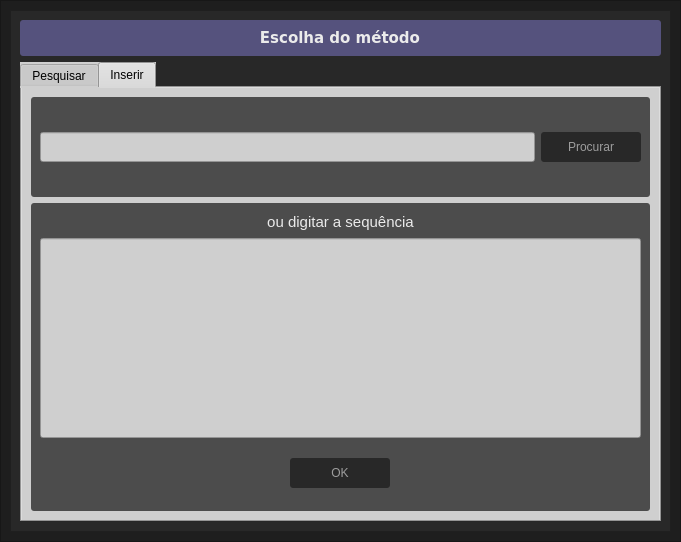
<?xml version="1.0" encoding="UTF-8"?>
<ui version="4.0">
 <class>MethodWindow</class>
 <widget class="QMainWindow" name="MethodWindow">
  <property name="geometry">
   <rect>
    <x>0</x>
    <y>0</y>
    <width>681</width>
    <height>542</height>
   </rect>
  </property>
  <property name="windowTitle">
   <string>MainWindow</string>
  </property>
  <widget class="QWidget" name="centralwidget">
   <layout class="QVBoxLayout" name="verticalLayout">
    <property name="spacing">
     <number>0</number>
    </property>
    <property name="leftMargin">
     <number>0</number>
    </property>
    <property name="topMargin">
     <number>0</number>
    </property>
    <property name="rightMargin">
     <number>0</number>
    </property>
    <property name="bottomMargin">
     <number>0</number>
    </property>
    <item>
     <widget class="QFrame" name="frame">
      <property name="styleSheet">
       <string notr="true">QFrame{
background-color: rgb(30, 30, 30);
}</string>
      </property>
      <property name="frameShape">
       <enum>QFrame::StyledPanel</enum>
      </property>
      <property name="frameShadow">
       <enum>QFrame::Raised</enum>
      </property>
      <layout class="QHBoxLayout" name="horizontalLayout">
       <item>
        <widget class="QFrame" name="frame_2">
         <property name="maximumSize">
          <size>
           <width>800</width>
           <height>800</height>
          </size>
         </property>
         <property name="styleSheet">
          <string notr="true">QFrame{
background-color: rgb(40,40,40);
}</string>
         </property>
         <property name="frameShape">
          <enum>QFrame::StyledPanel</enum>
         </property>
         <property name="frameShadow">
          <enum>QFrame::Raised</enum>
         </property>
         <layout class="QVBoxLayout" name="verticalLayout_3">
          <item>
           <widget class="QFrame" name="frame_6">
            <property name="minimumSize">
             <size>
              <width>0</width>
              <height>10</height>
             </size>
            </property>
            <property name="maximumSize">
             <size>
              <width>16777215</width>
              <height>50</height>
             </size>
            </property>
            <property name="styleSheet">
             <string notr="true">QFrame{
background-color: rgb(85, 82, 125);
border-radius: 3px;
}</string>
            </property>
            <property name="frameShape">
             <enum>QFrame::StyledPanel</enum>
            </property>
            <property name="frameShadow">
             <enum>QFrame::Raised</enum>
            </property>
            <layout class="QHBoxLayout" name="horizontalLayout_2">
             <item>
              <widget class="QLabel" name="methodLabel">
               <property name="minimumSize">
                <size>
                 <width>0</width>
                 <height>10</height>
                </size>
               </property>
               <property name="maximumSize">
                <size>
                 <width>200</width>
                 <height>50</height>
                </size>
               </property>
               <property name="font">
                <font>
                 <family>Verdana</family>
                 <pointsize>11</pointsize>
                 <weight>75</weight>
                 <bold>true</bold>
                </font>
               </property>
               <property name="styleSheet">
                <string notr="true">color:rgb(235, 235, 235)
</string>
               </property>
               <property name="text">
                <string>Escolha do método</string>
               </property>
               <property name="alignment">
                <set>Qt::AlignCenter</set>
               </property>
              </widget>
             </item>
            </layout>
           </widget>
          </item>
          <item>
           <widget class="QTabWidget" name="tabWidget">
            <property name="maximumSize">
             <size>
              <width>16777215</width>
              <height>500</height>
             </size>
            </property>
            <property name="styleSheet">
             <string notr="true">background-color: rgb(207, 207, 207);</string>
            </property>
            <property name="currentIndex">
             <number>1</number>
            </property>
            <widget class="QWidget" name="searchTab">
             <attribute name="title">
              <string>Pesquisar</string>
             </attribute>
             <layout class="QVBoxLayout" name="verticalLayout_2">
              <item>
               <widget class="QFrame" name="frame_4">
                <property name="styleSheet">
                 <string notr="true">QFrame{
	background-color: rgb(76, 76, 76);
	border-radius: 3px;
}</string>
                </property>
                <property name="frameShape">
                 <enum>QFrame::StyledPanel</enum>
                </property>
                <property name="frameShadow">
                 <enum>QFrame::Raised</enum>
                </property>
                <layout class="QVBoxLayout" name="verticalLayout_4">
                 <property name="spacing">
                  <number>0</number>
                 </property>
                 <property name="leftMargin">
                  <number>40</number>
                 </property>
                 <property name="topMargin">
                  <number>0</number>
                 </property>
                 <property name="rightMargin">
                  <number>40</number>
                 </property>
                 <property name="bottomMargin">
                  <number>0</number>
                 </property>
                 <item>
                  <widget class="QFrame" name="frame_3">
                   <property name="maximumSize">
                    <size>
                     <width>16777215</width>
                     <height>50</height>
                    </size>
                   </property>
                   <property name="frameShape">
                    <enum>QFrame::StyledPanel</enum>
                   </property>
                   <property name="frameShadow">
                    <enum>QFrame::Raised</enum>
                   </property>
                   <layout class="QHBoxLayout" name="horizontalLayout_3">
                    <property name="spacing">
                     <number>0</number>
                    </property>
                    <property name="leftMargin">
                     <number>0</number>
                    </property>
                    <property name="topMargin">
                     <number>0</number>
                    </property>
                    <property name="rightMargin">
                     <number>0</number>
                    </property>
                    <property name="bottomMargin">
                     <number>0</number>
                    </property>
                    <item>
                     <widget class="QLabel" name="searchLabel">
                      <property name="maximumSize">
                       <size>
                        <width>350</width>
                        <height>20</height>
                       </size>
                      </property>
                      <property name="font">
                       <font>
                        <pointsize>11</pointsize>
                        <weight>75</weight>
                        <bold>true</bold>
                       </font>
                      </property>
                      <property name="styleSheet">
                       <string notr="true">color:rgb(235, 235, 235);
background-color: rgb(85, 82, 125);
border-radius: 10px;</string>
                      </property>
                      <property name="text">
                       <string>Insira o nome, ID ou sequência nucleotídica</string>
                      </property>
                      <property name="alignment">
                       <set>Qt::AlignCenter</set>
                      </property>
                     </widget>
                    </item>
                   </layout>
                  </widget>
                 </item>
                 <item>
                  <widget class="QLineEdit" name="searchEdit">
                   <property name="minimumSize">
                    <size>
                     <width>0</width>
                     <height>200</height>
                    </size>
                   </property>
                   <property name="maximumSize">
                    <size>
                     <width>16777215</width>
                     <height>16777215</height>
                    </size>
                   </property>
                   <property name="font">
                    <font>
                     <pointsize>20</pointsize>
                    </font>
                   </property>
                   <property name="styleSheet">
                    <string notr="true">QLineEdit{
border-radius: 3px;
}</string>
                   </property>
                   <property name="text">
                    <string/>
                   </property>
                  </widget>
                 </item>
                 <item>
                  <widget class="QFrame" name="frame_5">
                   <property name="maximumSize">
                    <size>
                     <width>16777215</width>
                     <height>80</height>
                    </size>
                   </property>
                   <property name="frameShape">
                    <enum>QFrame::StyledPanel</enum>
                   </property>
                   <property name="frameShadow">
                    <enum>QFrame::Raised</enum>
                   </property>
                   <layout class="QHBoxLayout" name="horizontalLayout_4">
                    <property name="spacing">
                     <number>0</number>
                    </property>
                    <property name="leftMargin">
                     <number>0</number>
                    </property>
                    <property name="topMargin">
                     <number>0</number>
                    </property>
                    <property name="rightMargin">
                     <number>0</number>
                    </property>
                    <property name="bottomMargin">
                     <number>0</number>
                    </property>
                    <item>
                     <widget class="QPushButton" name="searchButton">
                      <property name="minimumSize">
                       <size>
                        <width>0</width>
                        <height>30</height>
                       </size>
                      </property>
                      <property name="maximumSize">
                       <size>
                        <width>100</width>
                        <height>16777215</height>
                       </size>
                      </property>
                      <property name="font">
                       <font>
                        <pointsize>12</pointsize>
                        <weight>75</weight>
                        <bold>true</bold>
                       </font>
                      </property>
                      <property name="styleSheet">
                       <string notr="true">QPushButton{
	border-radius: 3px;
	background-color: rgb(40,40,40);
	color: rgb(157, 157, 157);
}

QPushButton:hover{
	border: 3px solid rgb(90,90,90);
	border-radius: 3px;
	background-color: rgb(80,80,80);
	color: rgb(33, 33, 33);
}

QPushButton:focus{
	background-color: rgb(255, 245, 140);
	border-radius: 3px;
	color: rgb(33, 33, 33);
}
</string>
                      </property>
                      <property name="text">
                       <string>Pesquisar</string>
                      </property>
                     </widget>
                    </item>
                   </layout>
                  </widget>
                 </item>
                </layout>
               </widget>
              </item>
             </layout>
            </widget>
            <widget class="QWidget" name="fileTab">
             <attribute name="title">
              <string>Inserir</string>
             </attribute>
             <layout class="QVBoxLayout" name="verticalLayout_5">
              <item>
               <widget class="QFrame" name="frame_7">
                <property name="maximumSize">
                 <size>
                  <width>16777215</width>
                  <height>100</height>
                 </size>
                </property>
                <property name="styleSheet">
                 <string notr="true">QFrame{
	background-color: rgb(76, 76, 76);
	border-radius: 3px;
}</string>
                </property>
                <property name="frameShape">
                 <enum>QFrame::StyledPanel</enum>
                </property>
                <property name="frameShadow">
                 <enum>QFrame::Raised</enum>
                </property>
                <layout class="QHBoxLayout" name="horizontalLayout_5">
                 <item>
                  <widget class="QLineEdit" name="fileEdit">
                   <property name="minimumSize">
                    <size>
                     <width>0</width>
                     <height>30</height>
                    </size>
                   </property>
                   <property name="font">
                    <font>
                     <pointsize>11</pointsize>
                    </font>
                   </property>
                  </widget>
                 </item>
                 <item>
                  <widget class="QPushButton" name="fileButton">
                   <property name="minimumSize">
                    <size>
                     <width>100</width>
                     <height>30</height>
                    </size>
                   </property>
                   <property name="styleSheet">
                    <string notr="true">QPushButton{
	border-radius: 3px;
	background-color: rgb(40,40,40);
	color: rgb(157, 157, 157);
}

QPushButton:hover{
	border: 3px solid rgb(90,90,90);
	border-radius: 3px;
	background-color: rgb(80,80,80);
	color: rgb(33, 33, 33);
}

QPushButton:focus{
	background-color: rgb(255, 245, 140);
	border-radius: 3px;
	color: rgb(33, 33, 33);
}
</string>
                   </property>
                   <property name="text">
                    <string>Procurar</string>
                   </property>
                  </widget>
                 </item>
                </layout>
               </widget>
              </item>
              <item>
               <widget class="QFrame" name="frame_8">
                <property name="styleSheet">
                 <string notr="true">QFrame{
	background-color: rgb(76, 76, 76);
	border-radius: 3px;
}</string>
                </property>
                <property name="frameShape">
                 <enum>QFrame::StyledPanel</enum>
                </property>
                <property name="frameShadow">
                 <enum>QFrame::Raised</enum>
                </property>
                <layout class="QVBoxLayout" name="verticalLayout_6">
                 <item>
                  <widget class="QLabel" name="seqLabel">
                   <property name="maximumSize">
                    <size>
                     <width>16777215</width>
                     <height>20</height>
                    </size>
                   </property>
                   <property name="font">
                    <font>
                     <pointsize>11</pointsize>
                    </font>
                   </property>
                   <property name="styleSheet">
                    <string notr="true">color:rgb(235, 235, 235);

</string>
                   </property>
                   <property name="text">
                    <string>ou digitar a sequência</string>
                   </property>
                   <property name="alignment">
                    <set>Qt::AlignCenter</set>
                   </property>
                  </widget>
                 </item>
                 <item>
                  <widget class="QLineEdit" name="seqEdit">
                   <property name="minimumSize">
                    <size>
                     <width>100</width>
                     <height>200</height>
                    </size>
                   </property>
                   <property name="font">
                    <font>
                     <pointsize>11</pointsize>
                    </font>
                   </property>
                  </widget>
                 </item>
                 <item>
                  <widget class="QFrame" name="frame_9">
                   <property name="styleSheet">
                    <string notr="true">QFrame{
	background-color: rgb(76, 76, 76);
	border-radius: 3px;
}</string>
                   </property>
                   <property name="frameShape">
                    <enum>QFrame::StyledPanel</enum>
                   </property>
                   <property name="frameShadow">
                    <enum>QFrame::Raised</enum>
                   </property>
                   <layout class="QHBoxLayout" name="horizontalLayout_6">
                    <item>
                     <widget class="QPushButton" name="insertButton">
                      <property name="minimumSize">
                       <size>
                        <width>0</width>
                        <height>30</height>
                       </size>
                      </property>
                      <property name="maximumSize">
                       <size>
                        <width>100</width>
                        <height>16777215</height>
                       </size>
                      </property>
                      <property name="styleSheet">
                       <string notr="true">QPushButton{
	border-radius: 3px;
	background-color: rgb(40,40,40);
	color: rgb(157, 157, 157);
}

QPushButton:hover{
	border: 3px solid rgb(90,90,90);
	border-radius: 3px;
	background-color: rgb(80,80,80);
	color: rgb(33, 33, 33);
}

QPushButton:focus{
	background-color: rgb(255, 245, 140);
	border-radius: 3px;
	color: rgb(33, 33, 33);
}
</string>
                      </property>
                      <property name="text">
                       <string>OK</string>
                      </property>
                     </widget>
                    </item>
                   </layout>
                  </widget>
                 </item>
                </layout>
               </widget>
              </item>
             </layout>
            </widget>
           </widget>
          </item>
         </layout>
        </widget>
       </item>
      </layout>
     </widget>
    </item>
   </layout>
  </widget>
 </widget>
 <resources/>
 <connections/>
</ui>
